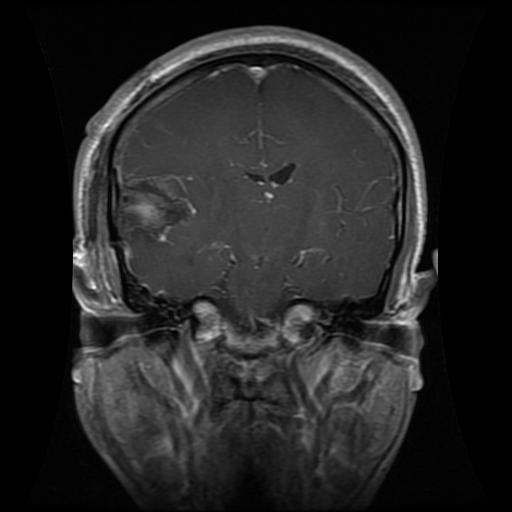
#> input picture Training/glioma/Tr-gl_0094.jpg, 512 x 512 px, found by its file name; its folder holds only this picture in this run
$ jupyter execute --allow-errors model.ipynb   (older library calls are emulated)
#> lines starting #> are read from the running program, lines starting #| are printed output that depends on the picture
[cell 1]
import os
import pandas as pd
import cv2
import matplotlib.pyplot as plt
import numpy as np
from sklearn.metrics import classification_report,confusion_matrix
import seaborn as sns

[cell 2]
train_path = "Training"
test_path = "Testing"
new_train_path = "PreProcessedTraining"
new_test_path = "PreProcessedTesting"
folders_names = sorted(os.listdir(train_path))
#> (the rest of this cell did not finish here and is left out)

[cell 3]
def preprocess_mri(files_paths,new_file_path):
    # Load the image using OpenCV
    image = cv2.imread(files_paths, cv2.IMREAD_GRAYSCALE)

    # Intensity normalization
    normalized_image = cv2.normalize(image, None, alpha=0, beta=255, norm_type=cv2.NORM_MINMAX)

    # Apply a Gaussian smoothing filter with a sigma of 2mm
    smoothed_image = cv2.GaussianBlur(normalized_image, (0, 0), 2)

    # Write the preprocessed image to disk
    cv2.imwrite(new_file_path, smoothed_image)

[cell 4]
# Define a function to load and preprocess the images
def load_image(image_path):
    img = cv2.imread(image_path)
#> img is the input picture: shape (512, 512, 3); min 0, max 252, mean 37.1
    img = cv2.cvtColor(img, cv2.COLOR_BGR2GRAY)  # Convert to grayscale
#> img: shape (512, 512)
    img = cv2.resize(img, (256, 256))  # Resize to a fixed size
#> img: shape (256, 256)
    img = img.flatten()  # Flatten the image into a 1D array
    return img

[cell 5]
def get_filesList(folders_names,direction_path,destination_path):
    files_paths,labels =[],[]
    # Load and preprocess the image data
    X = []
    y = []
    for folder in folders_names:
        class_path = os.path.join(direction_path, folder)
        file_list = sorted(os.listdir(class_path))
        for file in file_list:
            file_path= os.path.join(class_path, file)
            new_file_path =file_path.replace(direction_path, destination_path)
            # preprocess_mri(file_path,new_file_path)
            X.append(load_image(new_file_path))
            y.append(folder)

            files_paths.append(file_path)
            labels.append(folder)

    return  files_paths,labels,X,y

[cell 6]
train_files_paths,labels,X,y= get_filesList(folders_names,train_path,new_train_path)
#> train_files_paths = ['Training/glioma/Tr-gl_0094.jpg', 'Training/meningioma/Tr-me_0016.jpg']; labels = ['glioma', 'meningioma']; X = 2 items; y = ['glioma', 'meningioma']
test_files_paths,test_labels,X_test,y_test= get_filesList(folders_names,test_path,new_test_path)
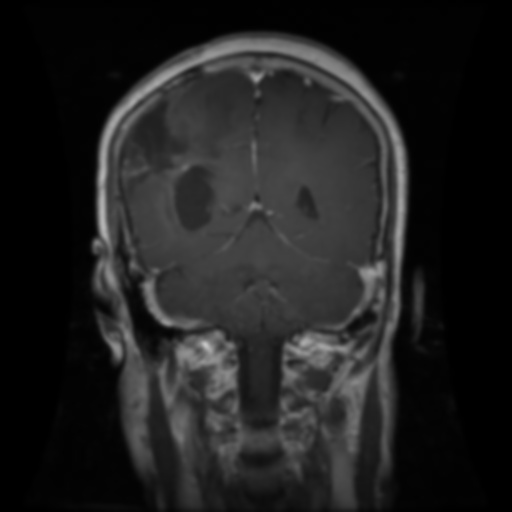
#> input picture PreProcessedTraining/glioma/Tr-gl_0010.jpg, 512 x 512 px, found by its file name
#> in load_image, img is the input picture: shape (512, 512, 3); min 0, max 198, mean 31.9
#> test_files_paths = ['Testing/glioma/Tr-gl_0010.jpg', 'Testing/meningioma/Tr-me_0016.jpg']; test_labels = ['glioma', 'meningioma']; X_test = 2 items; y_test = ['glioma', 'meningioma']

[cell 7]
from sklearn.preprocessing import LabelEncoder
# Initialize the LabelEncoder
le = LabelEncoder()
# Fit the LabelEncoder to the names and transform the names to numbers
Y = le.fit_transform(y)
#> Y = [0, 1]

## Data Visualization

[cell 8]
def obtain_dataframe(files_paths,labels):

    dataframe = pd.DataFrame({
        'image_path' : files_paths,
        'label' : labels
    })
#> dataframe = table of 2 rows and 2 columns

    return dataframe

df = obtain_dataframe(train_files_paths,labels)
#> df = table of 2 rows and 2 columns
print(df)
#|                            image_path       label
#| 0      Training/glioma/Tr-gl_0094.jpg      glioma
#| 1  Training/meningioma/Tr-me_0016.jpg  meningioma

[cell 9]
number_classes = len(df['label'].unique())
#> number_classes = 2
print(f"we have {number_classes} classes")
#| we have 2 classes
print(f"we have {df.shape[0]} images")
#| we have 2 images
df['label'].value_counts()

[cell 10]
df['label'].hist()
# set plot labels
plt.xlabel('Tumor types')
plt.ylabel('Frequency')
plt.title('Histogram of Tumor Frequencies')

# show the plot
plt.show()
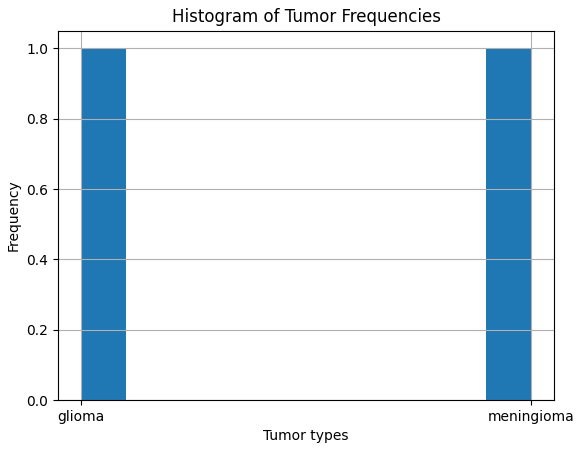
#> figure drawn by matplotlib, 1 panel

## Pre-Processing

[cell 11]
import matplotlib.image as mpimg

fig, (ax1, ax2) = plt.subplots(nrows=1, ncols=2, figsize=(8, 8))
original = mpimg.imread("Training/glioma/Tr-gl_0010.jpg")
after_pre_processing=mpimg.imread("PreProcessedTraining/glioma/Tr-gl_0010.jpg")
# Show the images on the subplots
ax1.imshow(original)
ax2.imshow(after_pre_processing, cmap='gray')
# Add titles to the subplots
ax1.set_title('Original')
ax2.set_title('Pre-Processed')
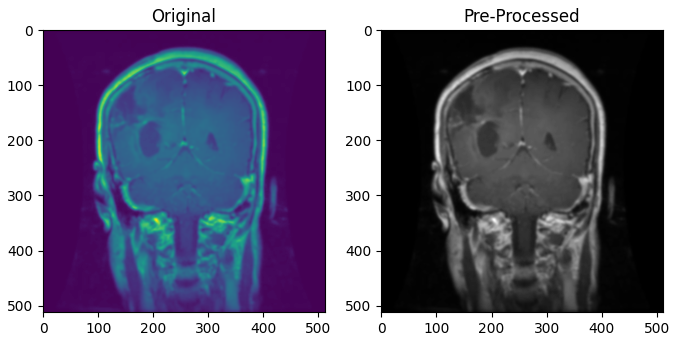
#> figure drawn by matplotlib, 2 panels

## Feature Extraction

[cell 12]
from skimage.feature.texture  import graycomatrix, graycoprops

contrast=[]
homogeneity=[]
energy=[]
correlation=[]
mean_intensity =[]
variance_intensity=[]
skewness_intensity=[]
kurtosis_intensity=[]

features = pd.DataFrame({
    'contrast': [],
    'homogeneity': [],
    'energy': [],
    'correlation': [],
    'mean_intensity' :[],
    'variance_intensity' :[],
    'skewness_intensity' :[],
    'kurtosis_intensity' :[]
})

for image in X:

    image = np.reshape(image, (256, 256))
    glcm = graycomatrix(image, distances=[1], angles=[0], levels=256, symmetric=True, normed=True)

    # Compute some GLCM properties
    contrast.append(graycoprops(glcm, 'contrast')[0][0])
    homogeneity.append(graycoprops(glcm, 'homogeneity')[0][0])
    energy.append(graycoprops(glcm, 'energy')[0][0])
    correlation.append(graycoprops(glcm, 'correlation')[0][0])

    # Compute intensity features
    img_mean_intensity=np.mean(image)
    img_variance_intensity=np.var(image)
    mean_intensity.append(img_mean_intensity)
    variance_intensity.append(img_variance_intensity)
    skewness_intensity.append(np.mean((image - img_mean_intensity) ** 3) / (img_variance_intensity ** (3/2)))
    kurtosis_intensity.append(np.mean((image - img_mean_intensity) ** 4) / (img_variance_intensity ** 2))
#> this loop made 2 passes
#> (img_mean_intensity, img_variance_intensity) on passes 1 to 2: (37.17, 1464.9), (29.88, 1697.9)
#> after the loop, contrast = [118.5, 85.2]; correlation = [0.96, 0.975]; energy = [0.228, 0.317]; homogeneity = [0.496, 0.664]; kurtosis_intensity = [3.65, 4.42]; mean_intensity = [37.17, 29.88]; skewness_intensity = [0.906, 1.38]; variance_intensity = [1464.9, 1697.9]


features['contrast']=contrast
features['homogeneity']=homogeneity
features['energy']=energy
features['correlation']=correlation
features['mean_intensity']=mean_intensity
features['variance_intensity']=variance_intensity
features['skewness_intensity']=skewness_intensity
features['kurtosis_intensity']=kurtosis_intensity

[cell 13]
from matplotlib import cm
cmap = plt.cm.get_cmap('viridis', len(np.unique(Y)))
scatter = pd.plotting.scatter_matrix(features,c=Y, marker = 'o', s=40, hist_kwds={'bins':15}, figsize=(10,10))
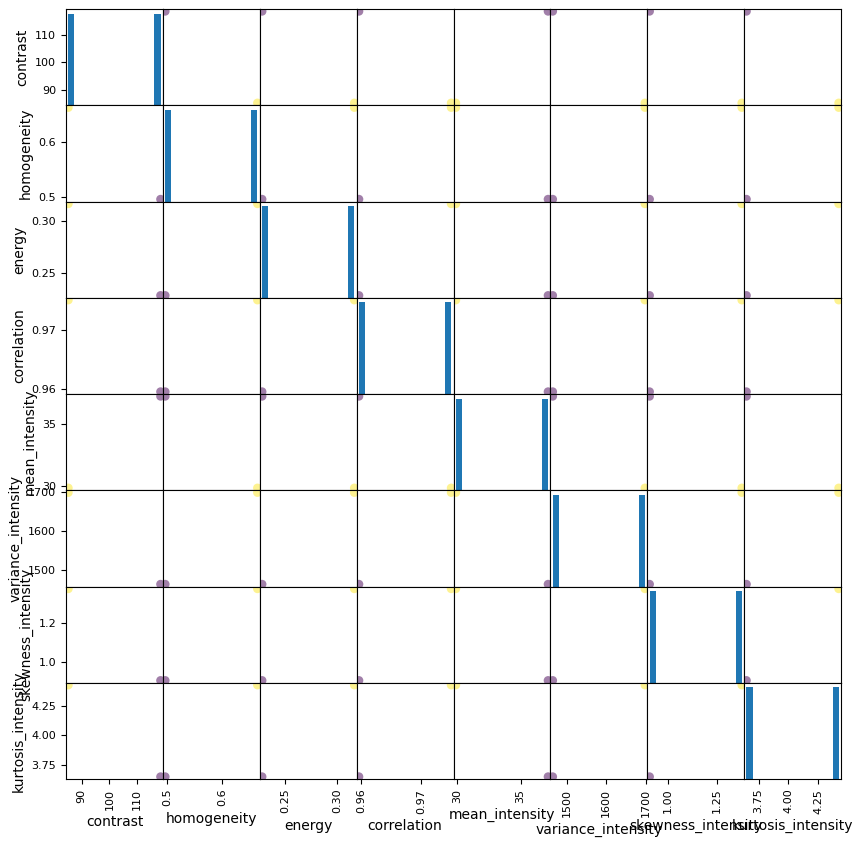
#> figure drawn by matplotlib, 64 panels
